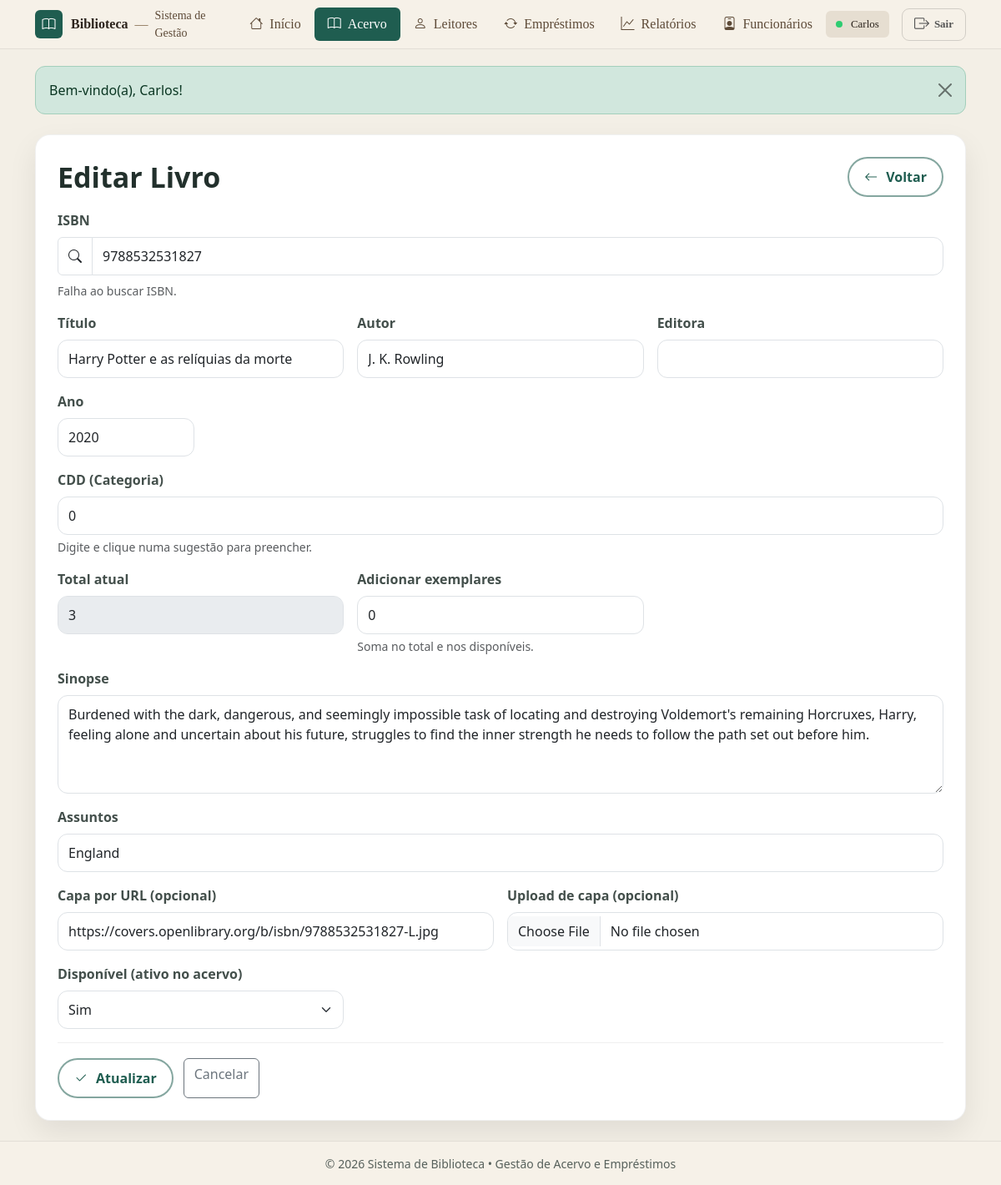
Page /livros/editar.php?id=2 (signed in) on the committed database.
### tables this page shows
CREATE TABLE `livros` (
  `id` int(11) NOT NULL,
  `titulo` varchar(150) NOT NULL,
  `autor` varchar(100) DEFAULT NULL,
  `ano_publicacao` int(11) DEFAULT NULL,
  `disponivel` tinyint(1) DEFAULT 1,
  `criado_em` timestamp NOT NULL DEFAULT current_timestamp(),
  `ISBN` varchar(20) DEFAULT NULL,
  `capa_url` varchar(255) DEFAULT NULL,
  `qtd_total` int(11) NOT NULL DEFAULT 1,
  `qtd_disp` int(11) NOT NULL DEFAULT 1,
  `categoria` int(11) DEFAULT NULL,
  `sinopse` text DEFAULT NULL,
  `assuntos` text DEFAULT NULL,
  `editora` varchar(255) DEFAULT NULL
);

### livros/editar.php (the view, shortened to what this page needs)
<?php
include("../conexao.php");
include("../includes/header.php");
$id = (int)($_GET['id'] ?? 0);
$stmt = mysqli_prepare($conn, "SELECT * FROM livros WHERE id = ?");
mysqli_stmt_bind_param($stmt, "i", $id);
mysqli_stmt_execute($stmt);
$res = mysqli_stmt_get_result($stmt);
$l = mysqli_fetch_assoc($res);
if (!$l) { ?>
<?php }
function h($s)
{
  return htmlspecialchars((string)$s, ENT_QUOTES, "UTF-8");
}
$categoriaAtual = $l['categoria'] ?? '';
$categoriaAtualText = (string)$categoriaAtual;
?>
<div class="container my-4">
  <div class="page-card">
    <div class="page-card__head">
      <h2 class="page-card__title m-0">Editar Livro</h2>
      <a class="btn btn-pill" href="listar.php">
        <i class="bi bi-arrow-left"></i>
        Voltar
      </a>
    </div>
    <form action="atualizar.php" method="post" class="form-grid" autocomplete="off" enctype="multipart/form-data">
      <div class="row g-3">
        <div class="col-12">
          <label class="form-label">ISBN</label>
          <div class="input-group">
            <span class="input-group-text bg-white">
              <i class="bi bi-search"></i>
            </span>
            <input
              class="form-control"
              name="ISBN"
              id="isbn"
              value="<?= h($l['ISBN'] ?? '') ?>"
              placeholder="Digite o ISBN (10 ou 13 dígitos)"
              autocomplete="off"
              required>
          </div>
          <div class="mt-2 d-flex align-items-center gap-3">
            <div class="text-muted small" id="coverHint">
            </div>
          </div>
        </div>
        <div class="col-md-4">
          <label class="form-label">Título</label>
          <input class="form-control" name="titulo" id="titulo" required value="<?= h($l['titulo'] ?? '') ?>">
        </div>
        <div class="col-md-4">
          <label class="form-label">Autor</label>
          <input class="form-control" name="autor" id="autor" value="<?= h($l['autor'] ?? '') ?>">
        </div>
        <div class="col-md-4">
          <label class="form-label">Editora</label>
          <input class="form-control" name="editora" id="editora" value="<?= h($l['editora'] ?? '') ?>">
        </div>
        <div class="col-md-2">
          <label class="form-label">Ano</label>
          <input class="form-control" type="number" name="ano_publicacao" id="ano_publicacao" min="0"
            value="<?= h($l['ano_publicacao'] ?? '') ?>">
        </div>
        <div class="col-12 position-relative">
          <label class="form-label">CDD (Categoria)</label>
          <input
            type="text"
            id="cdd"
            class="form-control"
            placeholder="Digite o código ou área"
            autocomplete="off"
            value="<?= h($categoriaAtualText) ?>"
            required>
          <div class="form-text">Digite e clique numa sugestão para preencher.</div>
        </div>
        <div class="col-md-4">
          <label class="form-label">Total atual</label>
          <input class="form-control" value="<?= (int)($l['qtd_total'] ?? 0) ?>" disabled>
        </div>
        <div class="col-md-4">
          <label class="form-label">Adicionar exemplares</label>
          <input class="form-control" type="number" name="qtd_add" min="0" value="0">
          <div class="form-text">Soma no total e nos disponíveis.</div>
        </div>
        <div class="col-12">
          <label class="form-label">Sinopse</label>
          <textarea class="form-control" name="sinopse" id="sinopse" rows="4"><?= h($l['sinopse'] ?? '') ?></textarea>
        </div>
        <div class="col-12">
          <label class="form-label">Assuntos</label>
          <input class="form-control" name="assuntos" id="assuntos" value="<?= h($l['assuntos'] ?? '') ?>">
        </div>
        <div class="col-md-6">
          <label class="form-label">Capa por URL (opcional)</label>
          <input class="form-control" id="capa_url_manual" placeholder="Cole um link de imagem (https://...)"
            value="<?= h($l['capa_url'] ?? '') ?>">
        </div>
        <div class="col-md-6">
          <label class="form-label">Upload de capa (opcional)</label>
          <input class="form-control" type="file" name="capa_arquivo" id="capa_arquivo" accept="image/*">
        </div>
        <div class="col-md-4">
          <label class="form-label">Disponível (ativo no acervo)</label>
          <select class="form-select" name="disponivel">
            <option value="1" <?= ((int)$l['disponivel'] === 1) ? "selected" : "" ?>>Sim</option>
          </select>
        </div>
      </div>
      <div class="form-actions mt-3">
        <button class="btn btn-pill" type="submit">
          <i class="bi bi-check2"></i>
          Atualizar
        </button>
        <a class="btn btn-outline-secondary" href="listar.php">Cancelar</a>
      </div>
    </form>
  </div>
</div>
<?php include("../includes/footer.php"); ?>

### assets/css/base.css (style rules this page uses)
:root { --green: #1f5d50; --green-2: #17463d; --beige: #f3efe6; --gold: #c58a2a; --text: #22302c; --muted: #6c7a74; --shadow: 0 16px 34px rgba(0,0,0,.10); }
* { box-sizing: border-box; }
body.app-body { background: var(--beige); color: var(--text); min-height: 100vh; display: flex; flex-direction: column; }

### assets/css/header.css (style rules this page uses)
:root { --green: #1f5d50; --gold: #d4af37; --muted: #6c757d; }

### assets/css/layout.css (style rules this page uses)
.page-card { background: #fff; border: 1px solid rgba(0,0,0,.06); border-radius: 18px; box-shadow: 0 14px 34px rgba(0,0,0,.08); padding: 26px; }
.page-card__head { display:flex; justify-content:space-between; align-items:center; gap: 16px; margin-bottom: 16px; flex-wrap: wrap; }
.page-card__title { margin: 0; font-size: 34px; font-weight: 800; color: var(--text); }

### assets/css/components.css (style rules this page uses)
.btn-pill { display: inline-flex; align-items: center; gap: 10px; padding: 10px 18px; border-radius: 999px; background: #fff; color: var(--green); border: 2px solid #1f5d508c; font-weight: 800; text-decoration: none; }

### assets/css/forms.css (style rules this page uses)
.form-grid { margin-top: 8px; }
.form-actions { display:flex; gap: 12px; margin-top: 18px; padding-top: 18px; border-top: 1px solid rgba(0,0,0,.06); }
.form-control, .form-select { border-radius: 12px; padding: 10px 12px; }
.form-label { font-weight: 700; color: rgba(34,48,44,.85); }

### rows in the picture
livros: ISBN "9788532531827", titulo "Harry Potter e as relíquias da morte", autor "J. K. Rowling", ano_publicacao "2020", categoria "0", qtd_total "3", sinopse "Burdened with the dark, dangerous, and seemingly impossible task of locating and destroying Voldemort's remaining Horcruxes, Harry, feeling alone and uncertain about his future, struggles to find the inner strength he needs to follow the path set out before him.", assuntos "England", capa_url "https://covers.openlibrary.org/b/isbn/9788532531827-L.jpg", disponivel "Sim"

### other values in the picture
$_SESSION['auth']['nome'] "Carlos"
$msg "Bem-vindo(a), Carlos!"
